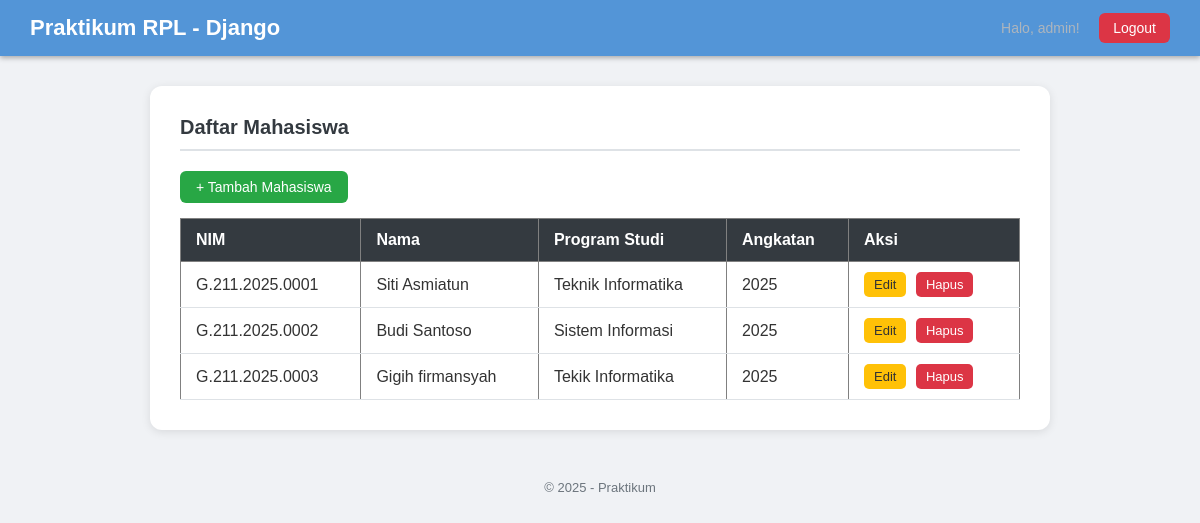
Before: /mahasiswa/daftar/ (signed in) with the older database file.
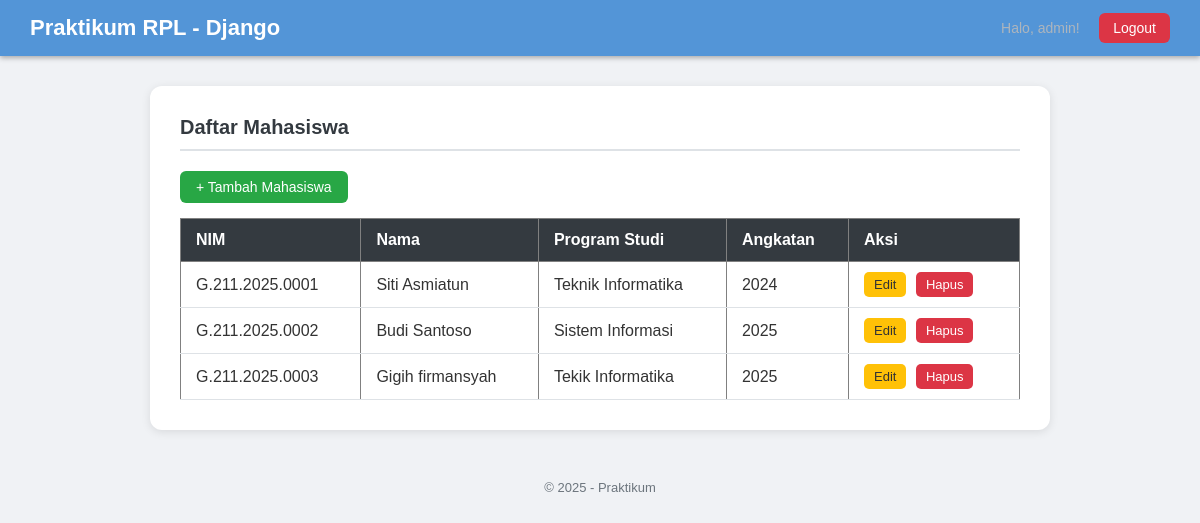
After: the same page with the newer database file.
### mahasiswa/models.py (models this page shows, shortened)
class Mahasiswa(models.Model):
    nim = models.CharField(max_length=15, unique=True)
    nama = models.CharField(max_length=100)
    programstudi = models.CharField(max_length=50)
    angkatan = models.CharField(max_length=4, default="2025")

### mahasiswa/views.py (the view)
# urls.py: path('daftar/', views.daftar_mahasiswa, name='daftar_mahasiswa'),
@login_required(login_url='/accounts/login/')
def daftar_mahasiswa(request):
    mahasiswas = Mahasiswa.objects.all()
    return render(request, 'mahasiswa/daftar.html', {'mahasiswas': mahasiswas})

### mahasiswa/templates/mahasiswa/daftar.html
{% extends 'mahasiswa/base.html' %}
{% load static %}
{% block content %}
<h2>Daftar Mahasiswa</h2>
<a href="{% url 'tambah_mahasiswa' %}">+ Tambah Mahasiswa</a>
<table border="1">
    <tr>
        <th>NIM</th>
        <th>Nama</th>
        <th>Program Studi</th>
        <th>Angkatan</th>
        <th>Aksi</th>
    </tr>
    {% for mhs in mahasiswas %}
    <tr>
        <td>{{ mhs.nim }}</td>
        <td>{{ mhs.nama }}</td>
        <td>{{ mhs.programstudi }}</td>
        <td>{{ mhs.angkatan }}</td>
        <td>
            <a href="{% url 'edit_mahasiswa' mhs.id %}">Edit</a>
            <a href="{% url 'hapus_mahasiswa' mhs.id %}" onclick="return confirm('Yakin hapus?')">Hapus</a>
        </td>
    </tr>
    {% empty %}
    <tr>
        <td colspan="5">Belum ada data.</td>
    </tr>
    {% endfor %}
</table>
{% endblock %}

### mahasiswa/templates/mahasiswa/base.html (shortened to what this page needs)
{% load static %}
<!DOCTYPE html>
<html lang="id">
<head>
    <link rel="stylesheet" href="{% static 'mahasiswa/css/style.css' %}">
</head>
<body>
    <header>
        <h1>Praktikum RPL - Django</h1>
        <nav>
            {% if user.is_authenticated %}
                <span>Halo, {{ user.username }}!</span>
                <a href="{% url 'logout' %}">Logout</a>
            {% else %}
                <a href="{% url 'login' %}">Login</a>
            {% endif %}
        </nav>
    </header>
    <main>
        {% block content %}{% endblock %}
    </main>
    <footer>
        <p>&copy; 2025 - Praktikum</p>
    </footer>
</body>
</html>

### mahasiswa/static/mahasiswa/css/style.css (style rules this page uses)
* { margin: 0; padding: 0; box-sizing: border-box; }
body { font-family: Arial, sans-serif; background-color: #f0f2f5; color: #333; }
header { background-color: #5395d7; color: white; padding: 15px 30px; display: flex; justify-content: space-between; align-items: center; box-shadow: 0 2px 5px rgba(0,0,0,0.3); }
header h1 { font-size: 22px; color: white; }
header nav a { margin-left: 15px; text-decoration: none; color: white; background-color: #dc3545; padding: 7px 14px; border-radius: 6px; font-size: 14px; }
header nav span { color: #adb5bd; font-size: 14px; }
main { max-width: 900px; margin: 30px auto; background: white; padding: 30px; border-radius: 12px; box-shadow: 0 2px 10px rgba(0,0,0,0.1); }
main h2 { margin-bottom: 20px; font-size: 20px; color: #343a40; border-bottom: 2px solid #dee2e6; padding-bottom: 10px; }
table { width: 100%; border-collapse: collapse; }
table th { background-color: #343a40; color: white; padding: 12px 15px; text-align: left; }
table td { padding: 10px 15px; border-bottom: 1px solid #dee2e6; }
footer { text-align: center; padding: 20px; color: #6c757d; font-size: 13px; margin-top: 20px; }
main > a { display: inline-block; margin-bottom: 15px; background-color: #28a745; color: white; padding: 8px 16px; border-radius: 6px; text-decoration: none; font-size: 14px; }
table td a { display: inline-block; padding: 5px 10px; border-radius: 5px; text-decoration: none; font-size: 13px; margin-right: 5px; }
table td a:first-child { background-color: #ffc107; color: #333; }
table td a:last-child { background-color: #dc3545; color: white; }

Changed rows visible on the page:
changed Mahasiswa "Siti Asmiatun": angkatan "2025" → "2024"
